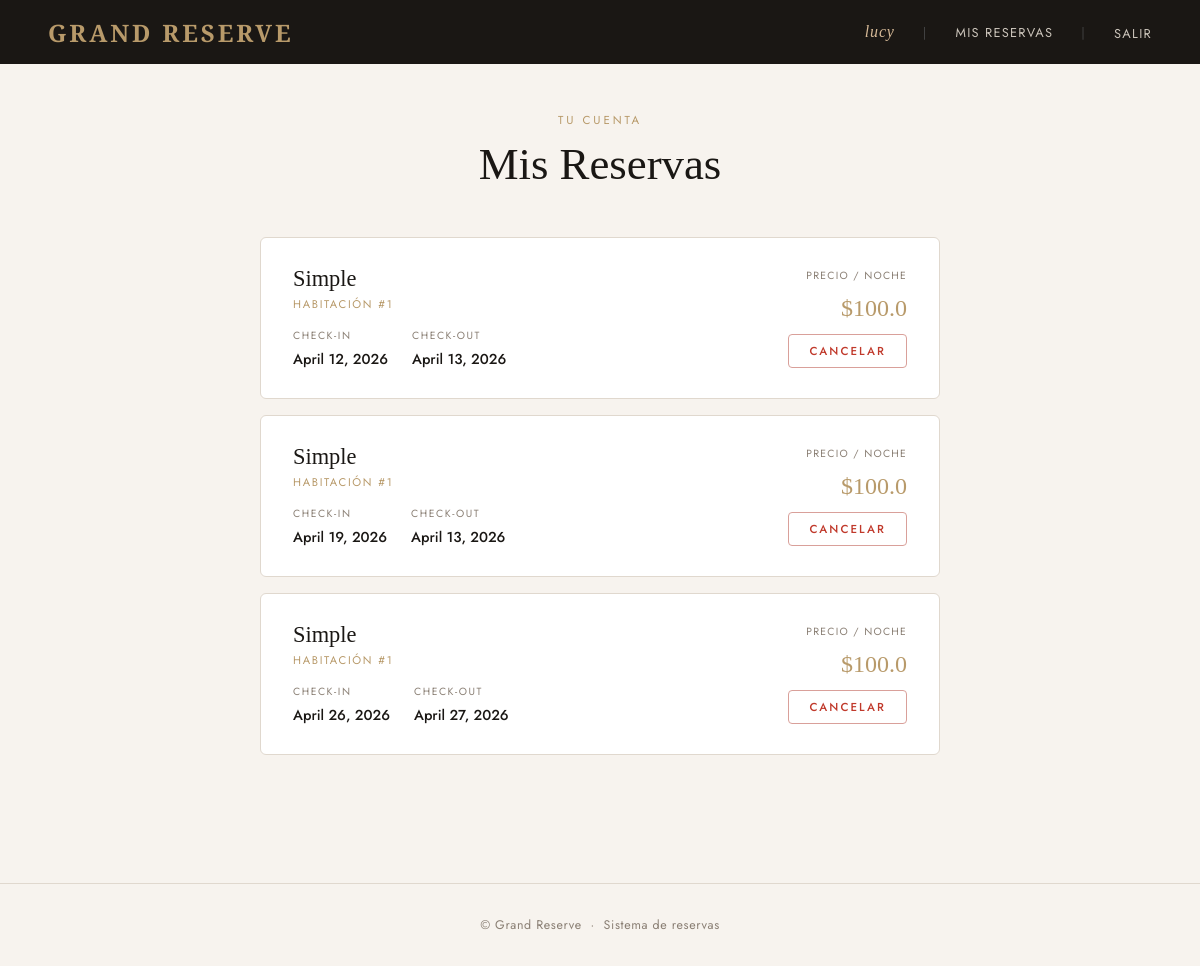
Page /my-reservations/ (signed in) on the earlier database version.
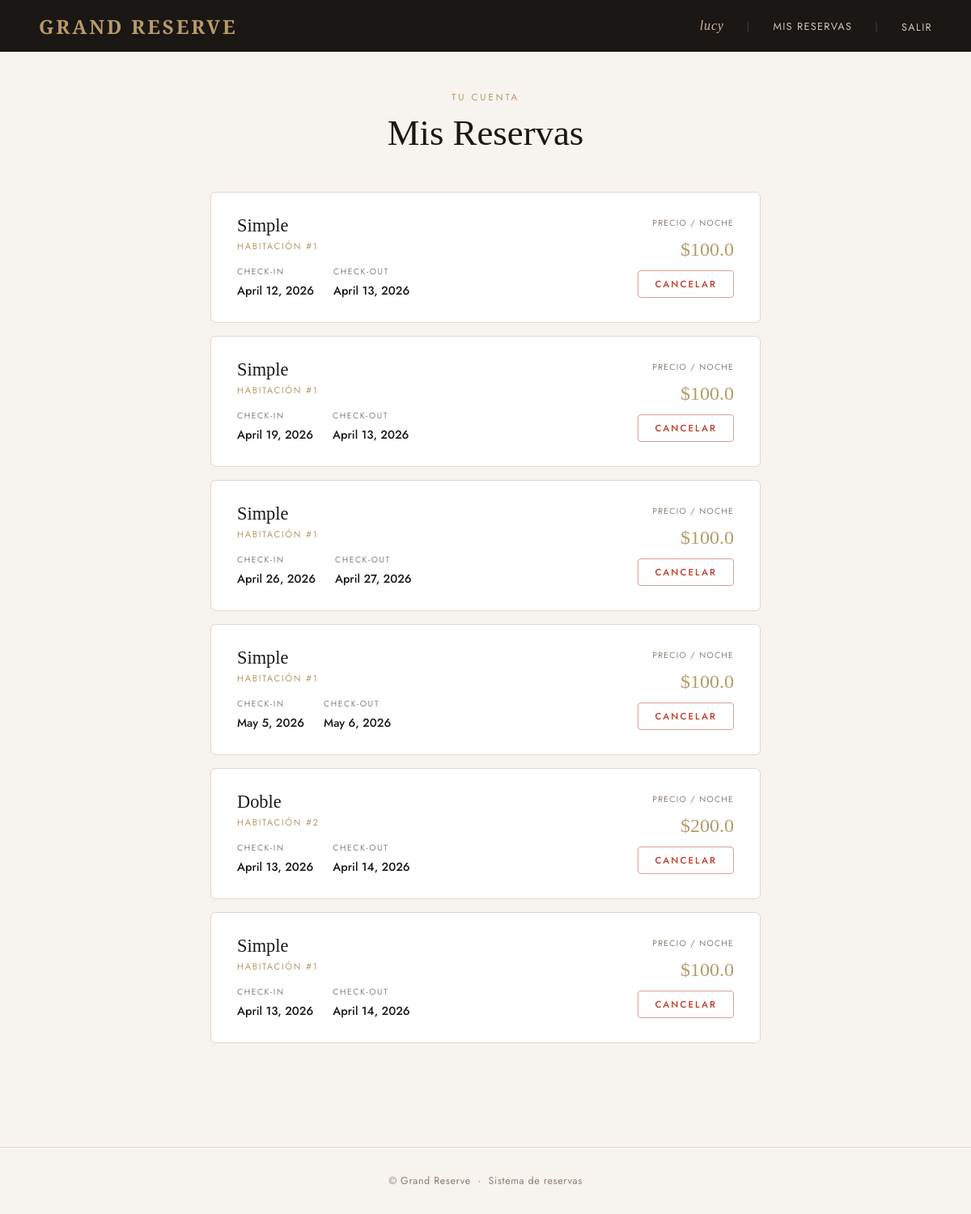
Same page on the later database version.
### booking/models.py (models this page shows)
class Reservation(models.Model):
    user = models.ForeignKey(User, on_delete=models.CASCADE)
    room = models.ForeignKey(Room, on_delete=models.CASCADE)
    check_in = models.DateField()
    check_out = models.DateField()

class Room(models.Model):
    ROOM_TYPES = [
        ('simple', 'Simple'),
        ('doble', 'Doble'),
        ('suite', 'Suite'),
    ]
    room_type = models.CharField(max_length=10, choices=ROOM_TYPES, default='simple')
    capacity = models.IntegerField(default=1)
    price = models.FloatField()
    description = models.TextField(blank=True, default='')

### booking/views.py (the view)
# urls.py: path('my-reservations/', views.my_reservations, name='my_reservations'),
@login_required
def my_reservations(request):
    reservations = Reservation.objects.filter(user=request.user)
    return render(request, 'booking/my_reservations.html', {
        'reservations': reservations
    })

### booking/context_processors.py (called while the page is built)
def admin_context(request):
    es_admin = False
    if request.user.is_authenticated:
        es_admin = request.user.groups.filter(name='Administradores').exists()
    return {'es_admin': es_admin}

### booking/templates/booking/my_reservations.html (shortened to what this page needs)
{% extends "booking/base.html" %}
{% block content %}
<div class="page-header">
    <p class="eyebrow">Tu cuenta</p>
    <h1>Mis Reservas</h1>
</div>
{% if reservations %}
<div class="reservations-list">
    {% for r in reservations %}
    <div class="reservation-card">
        <div class="res-main">
            <div class="res-type">{{ r.room.get_room_type_display }}</div>
            <div class="res-id">Habitación #{{ r.room.id }}</div>
            <div class="res-dates">
                <div class="res-date-item">
                    <label>Check-in</label>
                    <span>{{ r.check_in }}</span>
                </div>
                <div class="res-date-item">
                    <label>Check-out</label>
                    <span>{{ r.check_out }}</span>
                </div>
            </div>
        </div>
        <div class="res-actions">
            <span class="res-price-label">Precio / noche</span>
            <span class="res-price">${{ r.room.price }}</span>
            <a href="/cancel/{{ r.id }}/" class="btn btn-danger">Cancelar</a>
        </div>
    </div>
    {% endfor %}
</div>
{% else %}
<div class="empty-state">
    <h2>Sin reservas aún</h2>
    <p>Cuando realices una reserva aparecerá aquí.</p>
    <a href="/" class="btn">Buscar habitaciones</a>
</div>
{% endif %}
{% endblock %}

### booking/templates/booking/base.html (shortened to what this page needs)
<!DOCTYPE html>
<html lang="es">
<head>
</head>
<body>
<nav>
    <a href="/" class="nav-brand">Grand Reserve</a>
    <div class="nav-links">
        {% if user.is_authenticated %}
            <span class="username">{{ user.username }}</span>
            {% if es_admin %}
                <span class="admin-badge">Admin</span>
                <span class="divider">|</span>
                <a href="/admin-panel/">Panel Admin</a>
                <span class="divider">|</span>
                <a href="/add-room/">+ Habitación</a>
            {% else %}
                <span class="divider">|</span>
                <a href="/my-reservations/">Mis reservas</a>
            {% endif %}
            <span class="divider">|</span>
            <form method="POST" action="/logout/" style="display:inline;">
                <button type="submit" class="logout-btn">Salir</button>
            </form>
        {% else %}
            <a href="/login/">Iniciar sesión</a>
            <span class="divider">|</span>
            <a href="/register/">Registrarse</a>
        {% endif %}
    </div>
</nav>
<main>
    {% block content %}{% endblock %}
</main>
<footer>
    &copy; Grand Reserve &nbsp;·&nbsp; Sistema de reservas
</footer>
</body>
</html>

### booking/templates/booking/base.html (style rules this page uses)
:root { --cream: #f7f3ee; --dark: #1a1714; --gold: #b89a6a; --gold-light: #d4b896; --muted: #8a7f74; --border: #e0d8ce; --white: #ffffff; --error: #c0392b; --success: #2d6a4f; }
* { box-sizing: border-box; margin: 0; padding: 0; }
body { font-family: 'Jost', sans-serif; background: var(--cream); color: var(--dark); min-height: 100vh; }
nav { background: var(--dark); padding: 0 48px; display: flex; align-items: center; justify-content: space-between; height: 64px; position: sticky; top: 0; z-index: 100; }
.nav-brand { font-family: 'Cormorant Garamond', serif; font-size: 1.5rem; font-weight: 600; color: var(--gold); letter-spacing: 0.12em; text-decoration: none; text-transform: uppercase; }
.nav-links { display: flex; align-items: center; gap: 28px; }
.nav-links a, .nav-links span { color: #ccc5bb; text-decoration: none; font-size: 0.8rem; font-weight: 400; letter-spacing: 0.1em; text-transform: uppercase; transition: color 0.2s; }
.nav-links .divider { color: #444; }
.nav-links .username { color: var(--gold-light); font-style: italic; font-family: 'Cormorant Garamond', serif; font-size: 1rem; letter-spacing: 0.05em; text-transform: none; }
.logout-btn { background: none; border: none; color: #ccc5bb; font-size: 0.8rem; font-weight: 400; letter-spacing: 0.1em; text-transform: uppercase; cursor: pointer; font-family: 'Jost', sans-serif; padding: 0; transition: color 0.2s; }
main { max-width: 960px; margin: 0 auto; padding: 48px 24px; }
.page-header { text-align: center; margin-bottom: 48px; }
.page-header .eyebrow { font-size: 0.72rem; letter-spacing: 0.25em; text-transform: uppercase; color: var(--gold); margin-bottom: 12px; }
.page-header h1 { font-family: 'Cormorant Garamond', serif; font-size: 2.8rem; font-weight: 300; color: var(--dark); line-height: 1.1; }
label { display: block; font-size: 0.72rem; letter-spacing: 0.15em; text-transform: uppercase; color: var(--muted); margin-bottom: 8px; }
.btn { display: inline-block; padding: 13px 36px; background: var(--dark); color: var(--gold); font-family: 'Jost', sans-serif; font-size: 0.78rem; font-weight: 500; letter-spacing: 0.18em; text-transform: uppercase; text-decoration: none; border: none; border-radius: 4px; cursor: pointer; transition: background 0.2s, color 0.2s; }
.btn-danger { background: transparent; border: 1px solid #d9a09a; color: var(--error); padding: 8px 20px; font-size: 0.72rem; }
footer { text-align: center; padding: 32px; color: var(--muted); font-size: 0.78rem; letter-spacing: 0.05em; border-top: 1px solid var(--border); margin-top: 80px; }
a { color: var(--gold); text-decoration: none; }

### booking/templates/booking/my_reservations.html (style rules this page uses)
.reservations-list { display: flex; flex-direction: column; gap: 16px; max-width: 680px; margin: 0 auto; }
.reservation-card { background: var(--white); border: 1px solid var(--border); border-radius: 6px; padding: 28px 32px; display: grid; grid-template-columns: 1fr auto; gap: 20px; align-items: center; transition: box-shadow 0.2s; }
.res-type { font-family: 'Cormorant Garamond', serif; font-size: 1.4rem; font-weight: 400; color: var(--dark); margin-bottom: 4px; }
.res-id { font-size: 0.7rem; letter-spacing: 0.15em; text-transform: uppercase; color: var(--gold); margin-bottom: 16px; }
.res-dates { display: flex; gap: 24px; }
.res-date-item label { font-size: 0.65rem; letter-spacing: 0.15em; text-transform: uppercase; color: var(--muted); display: block; margin-bottom: 4px; }
.res-date-item span { font-size: 0.9rem; font-weight: 500; color: var(--dark); }
.res-actions { text-align: right; }
.res-price { font-family: 'Cormorant Garamond', serif; font-size: 1.5rem; color: var(--gold); margin-bottom: 12px; display: block; }
.res-price-label { font-size: 0.65rem; letter-spacing: 0.12em; text-transform: uppercase; color: var(--muted); display: block; margin-bottom: 12px; }

Differences in the rows shown:
added Reservation: room.room_type "Simple", room.id "1", check_in "May 5, 2026", check_out "May 6, 2026", room.price "100.0"
added Reservation: room.room_type "Doble", room.id "2", check_in "April 13, 2026", check_out "April 14, 2026", room.price "200.0"
added Reservation: room.room_type "Simple", room.id "1", check_in "April 13, 2026", check_out "April 14, 2026", room.price "100.0"
